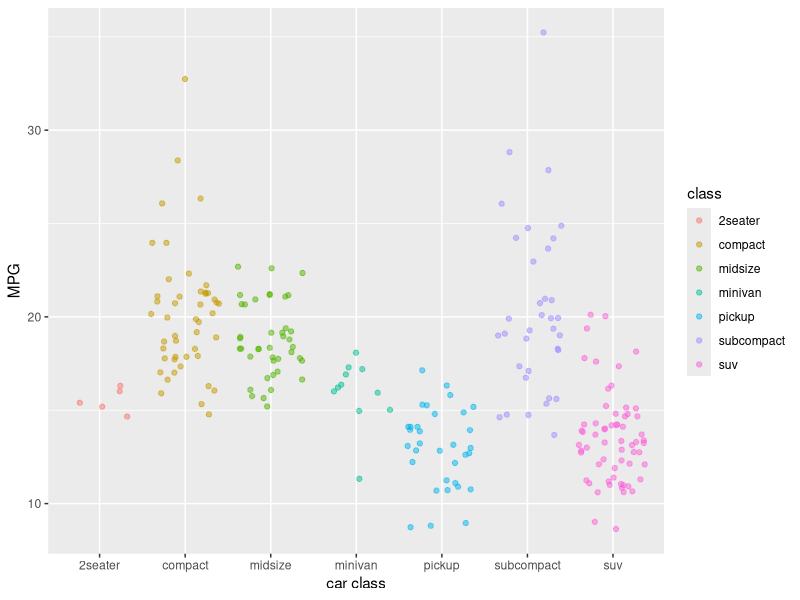

This chart was generated by the following R code:
## ---- chunk 1
knitr::opts_chunk$set(echo = TRUE)
library(tidyverse)

## ---- chunk 2
ggplot(data = mpg, aes(x = class, y = cty)) +
    geom_jitter(aes(color= class), alpha=0.5)+
  labs(x= "car class",
       y= "MPG")
